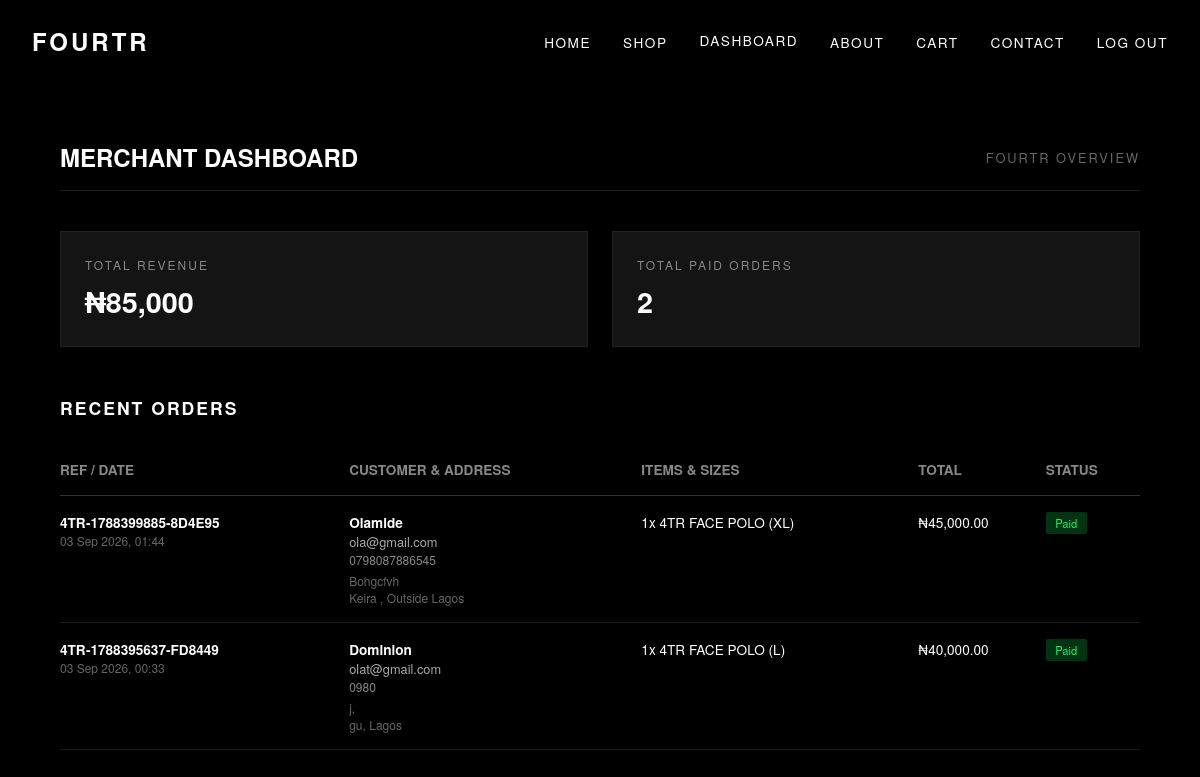
Page /merchant/dashboard/ (signed in) on the committed database.
### store/models.py (models this page shows, shortened)
class Order(models.Model):
    STATUS_CHOICES = (
        ('Pending', 'Pending'),
        ('Paid', 'Paid'),
        ('Processing', 'Processing'),
        ('Shipped', 'Shipped'),
        ('Delivered', 'Delivered'),
        ('Cancelled', 'Cancelled'),
    )
    user = models.ForeignKey(User, on_delete=models.SET_NULL, null=True, blank=True)
    reference = models.CharField(max_length=50, unique=True, default=generate_order_ref)
    full_name = models.CharField(max_length=255, default="")
    email = models.EmailField()
    phone_number = models.CharField(max_length=20, default="")
    street_address = models.CharField(max_length=255, default="")
    city = models.CharField(max_length=100, default="")
    state = models.CharField(max_length=100, default="")
    postal_code = models.CharField(max_length=20, blank=True, null=True)
    total_amount = models.DecimalField(max_digits=10, decimal_places=2, default=0.00)
    paid = models.BooleanField(default=False)
    status = models.CharField(max_length=20, choices=STATUS_CHOICES, default='Pending')
    shipping_fee = models.DecimalField(max_digits=10, decimal_places=2, default=0.00)
    total_amount = models.DecimalField(max_digits=10, decimal_places=2, default=0.00)  # Includes items + shipping
    created_at = models.DateTimeField(auto_now_add=True)

class OrderItem(models.Model):
    order = models.ForeignKey(Order, related_name='items', on_delete=models.CASCADE)
    product = models.ForeignKey('Product', on_delete=models.CASCADE, null=True, blank=True)
    product_name = models.CharField(max_length=255)
    size = models.CharField(max_length=10, blank=True, null=True)
    quantity = models.IntegerField(default=1)
    price = models.DecimalField(max_digits=10, decimal_places=2)

### store/views.py (the view)
# urls.py: path('merchant/dashboard/', views.merchant_dashboard, name='merchant_dashboard'),
@staff_member_required(login_url='login')
def merchant_dashboard(request):
    total_revenue = Order.objects.filter(status='Paid').aggregate(Sum('total_amount'))['total_amount__sum'] or 0
    total_orders = Order.objects.filter(status='Paid').count()
    recent_orders = Order.objects.prefetch_related('items').order_by('-created_at')[:15]
    top_items = OrderItem.objects.values('product_name').annotate(total_sold=Sum('quantity')).order_by('-total_sold')[:5]
    context = {
        'total_revenue': total_revenue,
        'total_orders': total_orders,
        'recent_orders': recent_orders,
        'top_items': top_items,
    }
    return render(request, 'store/merchant_dashboard.html', context)

### store/templates/store/merchant_dashboard.html
{% extends 'store/base.html' %}
{% load humanize %}
{% block content %}
<section id="merchant-dashboard" style="padding-top: 140px; position: relative; z-index: 5; max-width: 1200px; margin: 0 auto;">
  <div style="display: flex; justify-content: space-between; align-items: center; margin-bottom: 2.5rem; border-bottom: 1px solid #222; padding-bottom: 1rem;">
    <h2>MERCHANT DASHBOARD</h2>
    <span style="font-size: 0.8rem; letter-spacing: 2px; color: #666;">FOURTR OVERVIEW</span>
  </div>
  <div style="display: grid; grid-template-columns: repeat(auto-fit, minmax(240px, 1fr)); gap: 1.5rem; margin-bottom: 3rem;">
    <div style="background: #141414; border: 1px solid #222; padding: 1.5rem;">
      <p style="font-size: 0.75rem; letter-spacing: 2px; color: #888;">TOTAL REVENUE</p>
      <h3 style="font-size: 1.8rem; margin-top: 0.5rem;">₦{{ total_revenue|intcomma }}</h3>
    </div>
    <div style="background: #141414; border: 1px solid #222; padding: 1.5rem;">
      <p style="font-size: 0.75rem; letter-spacing: 2px; color: #888;">TOTAL PAID ORDERS</p>
      <h3 style="font-size: 1.8rem; margin-top: 0.5rem;">{{ total_orders }}</h3>
    </div>
  </div>
  <div style="margin-bottom: 3rem;">
    <h3 style="font-size: 1.1rem; letter-spacing: 2px; margin-bottom: 1.5rem;">RECENT ORDERS</h3>
    <table style="width: 100%; border-collapse: collapse; text-align: left; font-size: 0.85rem;">
  <thead>
    <tr style="border-bottom: 1px solid #333; color: #888; text-align: left;">
      <th style="padding: 1rem 0;">REF / DATE</th>
      <th style="padding: 1rem 0;">CUSTOMER & ADDRESS</th>
      <th style="padding: 1rem 0;">ITEMS & SIZES</th>
      <th style="padding: 1rem 0;">TOTAL</th>
      <th style="padding: 1rem 0;">STATUS</th>
    </tr>
  </thead>
<tbody>
  {% for order in recent_orders %}
  <tr style="border-bottom: 1px solid #1a1a1a; vertical-align: top;">
    <td style="padding: 1rem 0;">
      <div><strong>{{ order.reference }}</strong></div>
      <div style="color: #666; font-size: 0.75rem;">{{ order.created_at|date:"d M Y, H:i" }}</div>
    </td>
    <td style="padding: 1rem 0;">
      <div><strong>{{ order.full_name|default:"N/A" }}</strong></div>
      <div style="color: #aaa; font-size: 0.8rem;">{{ order.email }}</div>
      {% if order.phone_number %}
        <div style="color: #888; font-size: 0.75rem;">{{ order.phone_number }}</div>
      {% endif %}
      <div style="color: #666; font-size: 0.75rem; margin-top: 4px;">
        {{ order.street_address }}<br>
        {{ order.city }}, {{ order.state }}{% if order.postal_code %} ({{ order.postal_code }}){% endif %}
      </div>
    </td>
    <td style="padding: 1rem 0;">
      {% for item in order.items.all %}
        <div>{{ item.quantity }}x {{ item.product_name }} ({{ item.size }})</div>
      {% empty %}
        <div style="color: #666;">No items recorded</div>
      {% endfor %}
    </td>
    <td style="padding: 1rem 0;">₦{{ order.total_amount|intcomma }}</td>
    <td style="padding: 1rem 0;">
      <span style="padding: 0.2rem 0.6rem; font-size: 0.7rem; border-radius: 2px;
        {% if order.status == 'Paid' or order.paid %}background: #003311; color: #00ff66;{% else %}background: #222; color: #888;{% endif %}">
        {{ order.status }}
      </span>
    </td>
  </tr>
  {% empty %}
  <tr>
    <td colspan="5" style="padding: 2rem 0; text-align: center; color: #666;">No orders found.</td>
  </tr>
  {% endfor %}
</tbody>
    </table>
  </div>
</section>
{% endblock %}

### store/static/store/css/style.css (style rules this page uses)
:root { --bg: #000000; --text: #ffffff; --accent: #e5e5e5; --font: 'Helvetica Neue', sans-serif; }
* { margin: 0; padding: 0; box-sizing: border-box; }
body { background-color: var(--bg); color: var(--text); font-family: var(--font); overflow-x: hidden; }
section { min-height: 100vh; padding: 120px 5% 40px; }

### rows in the picture
Order: reference "4TR-1788399885-8D4E95", created_at "03 Sep 2026, 01:44", full_name "Olamide", email "ola@gmail.com", phone_number "0798087886545", street_address "Bohgcfvh", city "Keira", state "Outside Lagos", total_amount "45,000.00", status "Paid"
OrderItem: quantity "1", product_name "4TR FACE POLO", size "XL"
Order: reference "4TR-1788395637-FD8449", created_at "03 Sep 2026, 00:33", full_name "Dominion", email "olat@gmail.com", phone_number "0980", street_address "j,", city "gu", state "Lagos", total_amount "40,000.00", status "Paid"
OrderItem: quantity "1", product_name "4TR FACE POLO", size "L"

### other values in the picture
{{ total_revenue|intcomma }} "85,000"
{{ total_orders }} "2"
